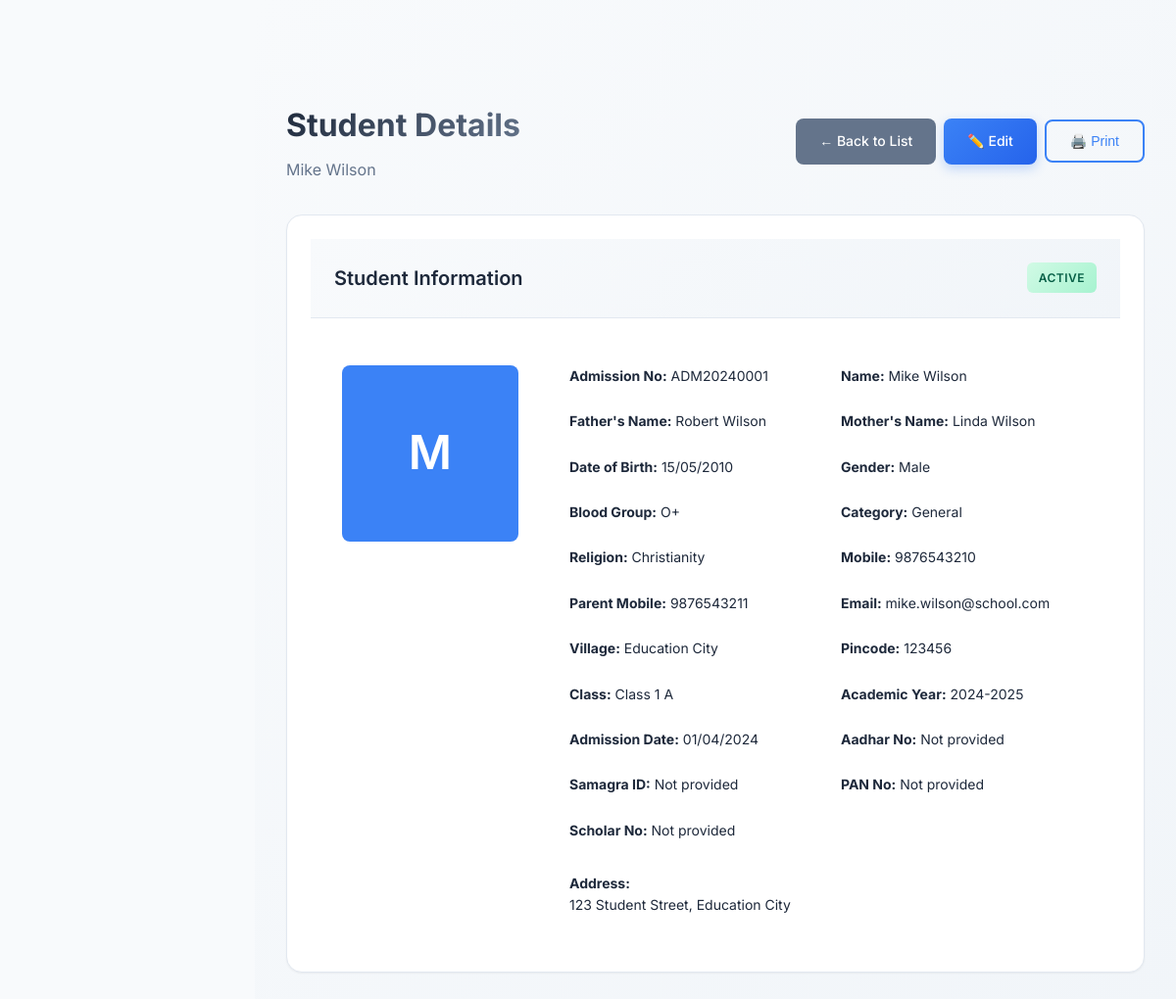
The page /school_management_system/admin/students_view.php?id=1 (signed in) on the database its author committed.
### tables this page shows
CREATE TABLE students (
    id INT PRIMARY KEY AUTO_INCREMENT,
    user_id INT,
    admission_no VARCHAR(50) UNIQUE NOT NULL,
    roll_no VARCHAR(20),
    first_name VARCHAR(50) NOT NULL,
    last_name VARCHAR(50) NOT NULL,
    father_name VARCHAR(100) NOT NULL,
    mother_name VARCHAR(100) NOT NULL,
    date_of_birth DATE NOT NULL,
    age INT NULL,
    gender ENUM('male', 'female', 'other') NOT NULL,
    blood_group VARCHAR(5),
    category VARCHAR(20),
    religion VARCHAR(30),
    mobile_no VARCHAR(15),
    parent_mobile VARCHAR(15),
    email VARCHAR(100),
    address TEXT,
    village VARCHAR(50),
    pincode VARCHAR(10),
    photo VARCHAR(255),
    aadhar_no VARCHAR(12),
    samagra_id VARCHAR(20),
    pan_no VARCHAR(10),
    scholar_no VARCHAR(50),
    class_id INT,
    academic_year VARCHAR(10),
    admission_date DATE,
    is_active TINYINT DEFAULT 1,
    created_at TIMESTAMP DEFAULT CURRENT_TIMESTAMP,
    updated_at TIMESTAMP DEFAULT CURRENT_TIMESTAMP ON UPDATE CURRENT_TIMESTAMP,
    FOREIGN KEY (user_id) REFERENCES users(id),
    FOREIGN KEY (class_id) REFERENCES classes(id),
    INDEX idx_age (age),
    INDEX idx_students_class (class_id, is_active),
    INDEX idx_students_admission (admission_no),
    INDEX idx_active (is_active),
    INDEX idx_class_year (class_id, academic_year)
);

CREATE TABLE classes (
    id INT PRIMARY KEY AUTO_INCREMENT,
    class_name VARCHAR(50) NOT NULL,
    section VARCHAR(10),
    class_teacher_id INT,
    academic_year VARCHAR(10),
    is_active TINYINT DEFAULT 1,
    created_at TIMESTAMP DEFAULT CURRENT_TIMESTAMP,
    FOREIGN KEY (class_teacher_id) REFERENCES users(id)
);

### school_management_system/admin/students_view.php (the view, shortened to what this page needs)
<?php
require_once '../config/database.php';
$student_id = $_GET['id'];
$stmt = $pdo->prepare("
    SELECT s.*, c.class_name, c.section
    FROM students s
    LEFT JOIN classes c ON s.class_id = c.id
    WHERE s.id = ? AND s.is_active = 1
");
$stmt->execute([$student_id]);
$student = $stmt->fetch();
?>
<!DOCTYPE html>
<html lang="en">
<head>
    <link rel="stylesheet" href="../assets/css/style.css">
    <link rel="stylesheet" href="../assets/css/modern-ui.css">
    <link rel="stylesheet" href="../assets/css/print.css" media="print">
    <link rel="stylesheet" href="https://cdn.jsdelivr.net/npm/bootstrap-icons@1.10.0/font/bootstrap-icons.css">
</head>
<body>
    <div class="wrapper">
        <div class="main-content">
            <div class="content-wrapper fade-in">
                <div class="page-header d-flex justify-between align-center">
                    <div>
                        <h1 class="page-title">Student Details</h1>
                        <p class="page-subtitle"><?php echo htmlspecialchars($student['first_name'] . ' ' . $student['last_name']); ?></p>
                    </div>
                    <div class="d-flex gap-1 align-center">
                        <a href="students_list.php" class="btn btn-secondary">← Back to List</a>
                        <a href="students_edit.php?id=<?php echo $student['id']; ?>" class="btn btn-primary">✏️ Edit</a>
                        <button class="btn btn-outline" onclick="printSection('studentDetails')">🖨️ Print</button>
                    </div>
                </div>
                <div class="card">
                    <div class="card-header">
                        <h3 class="card-title">Student Information</h3>
                        <div class="d-flex gap-1">
                            <span class="badge badge-success">Active</span>
                        </div>
                    </div>
                    <div id="studentDetails">
                        <div style="display: grid; grid-template-columns: 200px 1fr; gap: 2rem; padding: 2rem;">
                            <div class="text-center">
                                <?php if ($student['photo']): ?>
                                    <img src="../uploads/photos/<?php echo $student['photo']; ?>"
                                         alt="Student Photo" class="photo-preview" style="width: 180px; height: 180px;">
                                <?php else: ?>
                                    <div style="width: 180px; height: 180px; background: var(--primary-color); border-radius: var(--border-radius); display: flex; align-items: center; justify-content: center; color: white; font-size: 3rem; font-weight: 600;">
                                        <?php echo strtoupper(substr($student['first_name'], 0, 1)); ?>
                                    </div>
                                <?php endif; ?>
                            </div>
                            <div>
                                <div style="display: grid; grid-template-columns: repeat(auto-fit, minmax(250px, 1fr)); gap: 1.5rem;">
                                    <div><strong>Admission No:</strong> <?php echo htmlspecialchars($student['admission_no']); ?></div>
                                    <div><strong>Name:</strong> <?php echo htmlspecialchars($student['first_name'] . ' ' . $student['last_name']); ?></div>
                                    <div><strong>Father's Name:</strong> <?php echo htmlspecialchars($student['father_name']); ?></div>
                                    <div><strong>Mother's Name:</strong> <?php echo htmlspecialchars($student['mother_name']); ?></div>
                                    <div><strong>Date of Birth:</strong> <?php echo date('d/m/Y', strtotime($student['date_of_birth'])); ?></div>
                                    <div><strong>Gender:</strong> <?php echo ucfirst($student['gender']); ?></div>
                                    <div><strong>Blood Group:</strong> <?php echo $student['blood_group'] ?: 'Not specified'; ?></div>
                                    <div><strong>Category:</strong> <?php echo $student['category'] ?: 'Not specified'; ?></div>
                                    <div><strong>Religion:</strong> <?php echo $student['religion'] ?: 'Not specified'; ?></div>
                                    <div><strong>Mobile:</strong> <?php echo $student['mobile_no'] ?: 'Not provided'; ?></div>
                                    <div><strong>Parent Mobile:</strong> <?php echo $student['parent_mobile']; ?></div>
                                    <div><strong>Email:</strong> <?php echo $student['email'] ?: 'Not provided'; ?></div>
                                    <div><strong>Village:</strong> <?php echo $student['village']; ?></div>
                                    <div><strong>Pincode:</strong> <?php echo $student['pincode'] ?: 'Not provided'; ?></div>
                                    <div><strong>Class:</strong> <?php echo $student['class_name'] . ' ' . $student['section']; ?></div>
                                    <div><strong>Academic Year:</strong> <?php echo $student['academic_year']; ?></div>
                                    <div><strong>Admission Date:</strong> <?php echo date('d/m/Y', strtotime($student['admission_date'])); ?></div>
                                    <div><strong>Aadhar No:</strong> <?php echo $student['aadhar_no'] ?: 'Not provided'; ?></div>
                                    <div><strong>Samagra ID:</strong> <?php echo $student['samagra_id'] ?: 'Not provided'; ?></div>
                                    <div><strong>PAN No:</strong> <?php echo $student['pan_no'] ?: 'Not provided'; ?></div>
                                    <div><strong>Scholar No:</strong> <?php echo $student['scholar_no'] ?: 'Not provided'; ?></div>
                                </div>
                                <?php if ($student['address']): ?>
                                    <div style="margin-top: 2rem;">
                                        <strong>Address:</strong><br>
                                        <?php echo nl2br(htmlspecialchars($student['address'])); ?>
                                    </div>
                                <?php endif; ?>
                            </div>
                        </div>
                    </div>
                </div>
            </div>
        </div>
    </div>
</body>
</html>

### school_management_system/assets/css/style.css (style rules this page uses)
:root { --primary-color: #3b82f6; --primary-dark: #1d4ed8; --secondary-color: #64748b; --success-color: #10b981; --warning-color: #f59e0b; --danger-color: #ef4444; --light-color: #f8fafc; --dark-color: #1e293b; --border-color: #e2e8f0; --text-primary: #1e293b; --text-secondary: #64748b; --sidebar-width: 280px; --header-height: 70px; --border-radius: 8px; --shadow-sm: 0 1px 2px 0 rgba(0, 0, 0, 0.05); --shadow-md: 0 4px 6px -1px rgba(0, 0, 0, 0.1), 0 2px 4px -1px rgba(0, 0, 0, 0.06); --shadow-lg: 0 10px 15px -3px rgba(0, 0, 0, 0.1), 0 4px 6px -2px rgba(0, 0, 0, 0.05); }
* { margin: 0; padding: 0; box-sizing: border-box; }
body { font-family: 'Inter', sans-serif; background-color: var(--light-color); color: var(--text-primary); line-height: 1.6; font-size: 14px; }
.wrapper { display: flex; width: 100%; align-items: stretch; }
.main-content { flex: 1; margin-left: 280px; padding-top: var(--header-height); min-height: 100vh; }
.content-wrapper { padding: 2rem; }
.page-header { margin-bottom: 2rem; }
.page-title { font-size: 2rem; font-weight: 600; color: var(--text-primary); margin-bottom: 0.5rem; }
.page-subtitle { color: var(--text-secondary); margin-bottom: 0; }
.page-title { font-size: 1.875rem; font-weight: 700; color: var(--text-primary); margin-bottom: 0.5rem; }
.page-subtitle { color: var(--text-secondary); font-size: 1rem; }
.btn { display: inline-flex; align-items: center; gap: 0.5rem; padding: 0.75rem 1.5rem; border: none; border-radius: var(--border-radius); font-size: 0.9rem; font-weight: 500; text-decoration: none; cursor: pointer; transition: all 0.3s ease; text-align: center; }
.btn-primary { background: var(--primary-color); color: white; }
.btn-secondary { background: var(--secondary-color); color: white; }
.btn-outline { background: transparent; border: 1px solid var(--border-color); color: var(--text-primary); }
.card { background: white; border-radius: var(--border-radius); padding: 1.5rem; box-shadow: var(--shadow-sm); border: 1px solid var(--border-color); margin-bottom: 1.5rem; }
.card-header { display: flex; justify-content: space-between; align-items: center; margin-bottom: 1rem; padding-bottom: 1rem; border-bottom: 1px solid var(--border-color); }
.card-title { font-size: 1.25rem; font-weight: 600; color: var(--text-primary); }
.d-flex { display: flex; }
.justify-between { justify-content: space-between; }
.align-center { align-items: center; }
.gap-1 { gap: 0.5rem; }
.text-center { text-align: center; }
.badge { display: inline-block; padding: 0.25rem 0.75rem; border-radius: 1rem; font-size: 0.75rem; font-weight: 500; text-transform: uppercase; letter-spacing: 0.05em; }
.badge-success { background: rgba(16, 185, 129, 0.1); color: var(--success-color); }
.fade-in { animation: slideIn 0.3s ease-out; }

### rows shown on the page
students: first_name+last_name "Mike Wilson", first_name "M", admission_no "ADM20240001", father_name "Robert Wilson", mother_name "Linda Wilson", date_of_birth "15/05/2010", gender "Male", blood_group "O+", category "General", religion "Christianity", mobile_no "9876543210", parent_mobile "9876543211", email "mike.wilson@school.com", village "Education City", pincode "123456", class.class_name "Class 1", class.section "A", academic_year "2024-2025", admission_date "01/04/2024", aadhar_no "Not provided", samagra "Not provided", pan_no "Not provided", scholar_no "Not provided", address "123 Student Street, Education City"
